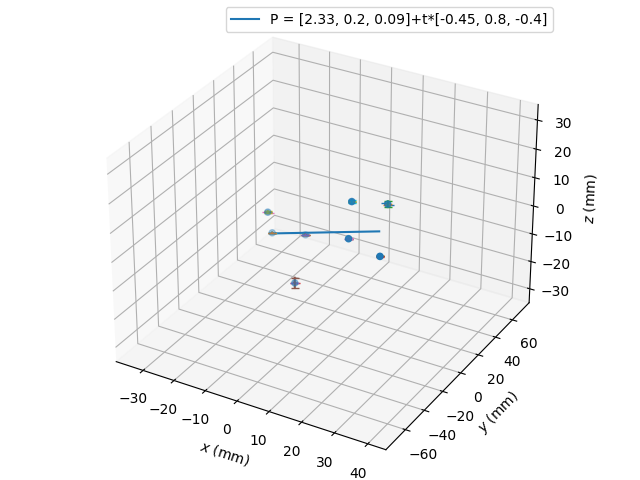

This figure's Python source:
#!/usr/bin/env python3
# -*- coding: utf-8 -*-

import numpy as np
import matplotlib.pyplot as plt
import mpl_toolkits.mplot3d as m3d
import math 

def magnitude(vector): 
    return math.sqrt(sum(pow(element, 2) for element in vector)) 

def lineal(X,m,n):
	return m*X+n

def normaliza(v, tol=1e-6):
    norma = np.linalg.norm(v)
    if norma < tol:
        raise ValueError('La norma del vector es inferior a la tolerancia {}.'.format(tol))
    v_norm = v/norma  # Al usar np.linalg.norm() v_norm es un numpy.ndarray
    return v_norm

def angulo(v1, v2):
    prod_esc = np.dot(v1, v2)
    norma_v1 = np.linalg.norm(v1)
    norma_v2 = np.linalg.norm(v2)

    angulo = np.arccos(np.clip(prod_esc/(norma_v1*norma_v2), -1, 1))
    return angulo

def distancia_entre_puntos(p1, p2):  # Versión solo válida para numpy arrays
    dist = np.linalg.norm(p1-p2)  # p1-p2 no está definido para tuplas o listas
    return dist

def plano_tres_puntos(p1, p2, p3, tol=1e-3):
    dist12 = distancia_entre_puntos(p1, p2)
    dist13 = distancia_entre_puntos(p1, p3)
    dist23 = distancia_entre_puntos(p2, p3)

    if dist12 < tol or dist13 < tol or dist23 < tol:
        raise ValueError('Distancia entre puntos menor que la tolerancia {}.'.format(tol))

    # Producto vectorial para A B C
    # |  i       j       k    |
    # |v_12[0] v_12[1] v_12[2]|
    # |v_13[0] v_13[1] v_13[2]|

    v12 = p1 - p2
    v13 = p1 - p3

    n = normaliza(np.cross(v12, v13))

    D = -np.dot(n, p1)

    return n, D

def interseccion_recta_plano(recta, plano, tol=0.1):
    ang = angulo(recta[1], plano[0])

    if np.abs(ang-np.pi/2) < tol:
        raise ValueError('La recta y el plano son casi paralelos según tolerancia {}.'.format(tol))

    lamb = -(np.dot(recta[0], plano[0])+plano[1])/np.dot(recta[1], plano[0])

    return recta[0] + lamb*recta[1]

def proyeccion_punto_recta(recta, punto):
    plano = (recta[1], -np.dot(recta[1], punto))
    p_r = interseccion_recta_plano(recta, plano)

    return p_r

fichero=np.loadtxt("xyz_1",dtype='float',comments='#',delimiter=None, skiprows=0, usecols=None, encoding="utf8")
x, y, z=fichero[:,0], fichero[:,1], fichero[:,2]

data = np.concatenate((x[:, np.newaxis], 
                       y[:, np.newaxis], 
                       z[:, np.newaxis]), 
                      axis=1)

n=len(fichero)
# Perturb with some Gaussian noise
data += np.random.normal(size=data.shape) * 0.4

# Calculate the mean of the points, i.e. the 'center' of the cloud
datamean = data.mean(axis=0)

# Do an SVD on the mean-centered data.
uu, dd, vv = np.linalg.svd(data - datamean)

# Now vv[0] contains the first principal component, i.e. the direction
# vector of the 'best fit' line in the least squares sense.

# Now generate some points along this best fit line, for plotting.
linepts = vv[0] * np.mgrid[-80:80:2j][:, np.newaxis]

# shift by the mean to get the line in the right place
linepts += datamean

#Error
p0 = datamean
direction = normaliza(vv[0, :])
d = direction
pos=np.array([])

i=0
while i<n:
    proy = proyeccion_punto_recta((p0, d), fichero[i])
    pos = np.append(pos,proy)
    i+=1

position = np.array_split(pos, n)

err_abs = np.absolute(position-fichero)
print(err_abs)
err_rel = np.absolute(np.divide(err_abs, position))
print(err_rel)
    
#Angle 

delta_a=np.sqrt(np.sum(np.square(np.multiply(np.divide(fichero[:,1], np.square(fichero[:,0])+np.square(fichero[:,1])), err_rel[:, 0]))) + np.sum(np.square(np.multiply(np.divide(fichero[:,1], np.square(fichero[:,0])+np.square(fichero[:,1])), err_rel[:, 1]))))
delta_e=np.sqrt(np.sum(np.square(np.multiply(np.divide(fichero[:,1], np.square(fichero[:,2])+np.square(fichero[:,1])), err_rel[:, 1]))) + np.sum(np.square(np.multiply(np.divide(fichero[:,2], np.square(fichero[:,2])+np.square(fichero[:,1])), err_rel[:, 2]))))

a = np.degrees(np.arctan(d[0]/d[1]))
e = np.degrees(np.arctan(d[2]/d[1]))

print("Azimuth = " + str("%.2f" % a) + u"\u00B1" + str("%.2f" % delta_a))
print("Elevation = " + str("%.2f" % e) + u"\u00B1" + str("%.2f" % delta_e))

#Distance of each point to the line
distance=np.array([])
h=0

i=0
while(i<len(data)):
    s = magnitude(np.cross(fichero[i]-position[i],d))/magnitude(d)
    distance=np.append(distance,s)
    h+=s
    i+=1

print(distance)
print("%.2f" % h)

# Verify that everything looks right.
ax = m3d.Axes3D(plt.figure())
ax.scatter3D(*fichero.T)
ax.plot3D(*linepts.T, label="P = " + str("[") + str("%.2f" % p0[0]) + str(", ") + str("%.1f" % p0[1]) + str(", ") + str("%.2f" % p0[2]) + str("]") +'+' +'t*' + str("[") + str("%.2f" % d[0]) + str(", ") + str("%.1f" % d[1]) + str(", ") + str("%.1f" % d[2]) + str("]"))
ax.legend()
ax.set_xlabel('$x$' + ' (mm)')
ax.set_ylabel('$y$' + ' (mm)')
ax.set_zlabel('$z$' + ' (mm)')
for i in np.arange(0, len(fichero)):
    ax.plot([fichero[i, 0]+err_rel[i, 0], fichero[i, 0]-err_rel[i, 0]], [fichero[i, 1], fichero[i, 1]], [fichero[i, 2], fichero[i, 2]], marker="_")
    ax.plot([fichero[i, 0], fichero[i, 0]], [fichero[i, 1]+err_rel[i, 1], fichero[i, 1]-err_rel[i, 1]], [fichero[i, 2], fichero[i, 2]], marker="_")
    ax.plot([fichero[i, 0], fichero[i, 0]], [fichero[i, 1], fichero[i, 1]], [fichero[i, 2]+err_rel[i, 2], fichero[i, 2]-err_rel[i, 2]], marker="_")
plt.savefig('trajectory1.png')
plt.show()
